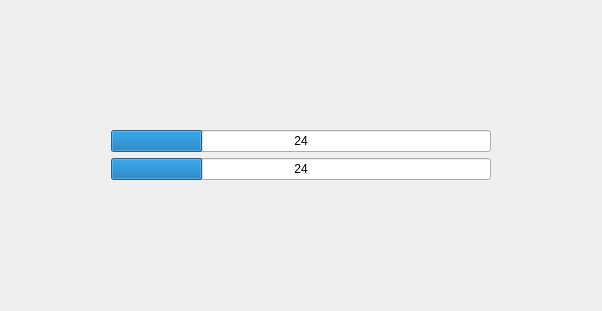
<?xml version="1.0" encoding="UTF-8"?>
<ui version="4.0">
 <class>MainWindow</class>
 <widget class="QMainWindow" name="MainWindow">
  <property name="geometry">
   <rect>
    <x>0</x>
    <y>0</y>
    <width>602</width>
    <height>311</height>
   </rect>
  </property>
  <property name="windowTitle">
   <string>sensor data</string>
  </property>
  <widget class="QWidget" name="centralWidget">
   <layout class="QGridLayout" name="gridLayout_2">
    <item row="0" column="0">
     <layout class="QVBoxLayout" name="verticalLayout">
      <property name="leftMargin">
       <number>100</number>
      </property>
      <property name="rightMargin">
       <number>100</number>
      </property>
      <item>
       <widget class="QProgressBar" name="processBar_Temp">
        <property name="value">
         <number>24</number>
        </property>
        <property name="textVisible">
         <bool>true</bool>
        </property>
        <property name="orientation">
         <enum>Qt::Horizontal</enum>
        </property>
        <property name="textDirection">
         <enum>QProgressBar::BottomToTop</enum>
        </property>
        <property name="format">
         <string>%p</string>
        </property>
       </widget>
      </item>
      <item>
       <widget class="QProgressBar" name="processBar_Humi">
        <property name="value">
         <number>24</number>
        </property>
        <property name="orientation">
         <enum>Qt::Horizontal</enum>
        </property>
        <property name="textDirection">
         <enum>QProgressBar::BottomToTop</enum>
        </property>
        <property name="format">
         <string>%p</string>
        </property>
       </widget>
      </item>
     </layout>
    </item>
   </layout>
  </widget>
 </widget>
 <layoutdefault spacing="6" margin="11"/>
 <resources/>
 <connections/>
</ui>
